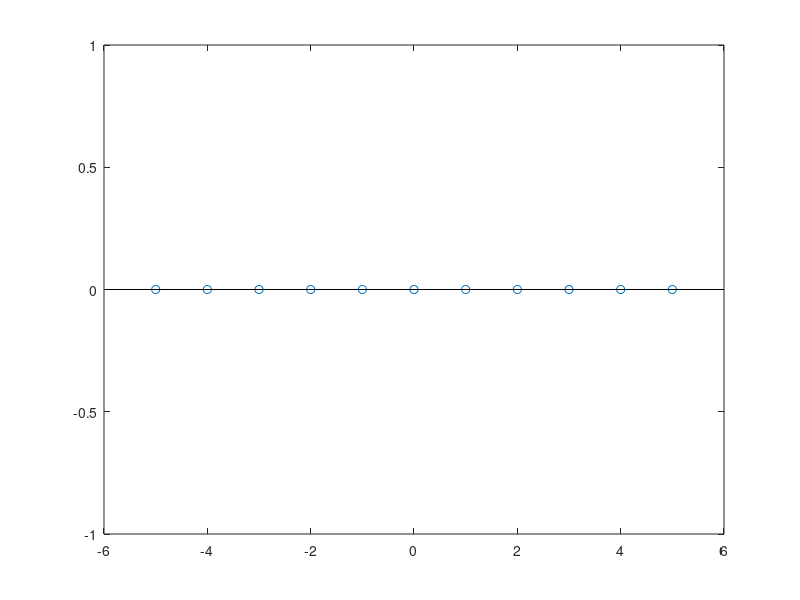

MATLAB code for this plot: (Note: this script raises an error after producing the figure.)
clc 
clear all
close all
n=[-5:1:5]
q=length(n);
j=1;
for i=1:q
    if n(1)<0
        amp(j)=0;
        j=j+1;
    else
        amp(j)=1;
        j=j+1;
    end
end
stem(n,amp)
subplot(2,2)



        
